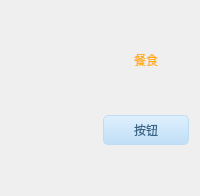
    <widget class="QFrame" name="frame11">
     <property name="styleSheet">
      <string notr="true">QFrame #frame11
{
background:transparent;border:1px solid white;
}</string>
     </property>
     <layout class="QGridLayout" name="gridLayout_10">
      <item row="4" column="1">
       <spacer name="verticalSpacer_31">
        <property name="orientation">
         <enum>Qt::Vertical</enum>
        </property>
        <property name="sizeHint" stdset="0">
         <size>
          <width>20</width>
          <height>40</height>
         </size>
        </property>
       </spacer>
      </item>
      <item row="2" column="1">
       <spacer name="verticalSpacer_32">
        <property name="orientation">
         <enum>Qt::Vertical</enum>
        </property>
        <property name="sizeHint" stdset="0">
         <size>
          <width>20</width>
          <height>40</height>
         </size>
        </property>
       </spacer>
      </item>
      <item row="1" column="1" alignment="Qt::AlignHCenter">
       <widget class="QLabel" name="label_22">
        <property name="styleSheet">
         <string notr="true">font: 12pt &quot;迷你简行楷碑&quot;;
color: rgb(255, 170, 0);</string>
        </property>
        <property name="text">
         <string>餐食</string>
        </property>
       </widget>
      </item>
      <item row="3" column="1">
       <widget class="QPushButton" name="CanteenSwitch">
        <property name="sizePolicy">
         <sizepolicy hsizetype="Preferred" vsizetype="Preferred">
          <horstretch>0</horstretch>
          <verstretch>0</verstretch>
         </sizepolicy>
        </property>
        <property name="minimumSize">
         <size>
          <width>50</width>
          <height>27</height>
         </size>
        </property>
        <property name="maximumSize">
         <size>
          <width>150</width>
          <height>90</height>
         </size>
        </property>
        <property name="styleSheet">
         <string notr="true">QPushButton,.QToolButton{
border-style:none;
border:1px solid #C0DCF2;
color:#386487;
padding:5px;
min-height:15px;
border-radius:5px;
background:qlineargradient(spread:pad,x1:0,y1:0,x2:0,y2:1,stop:0 #DEF0FE,stop:1 #C0DEF6);
font: 10pt &quot;迷你简小标宋&quot;;
}

QPushButton:hover,.QToolButton:hover{
background:qlineargradient(spread:pad,x1:0,y1:0,x2:0,y2:1,stop:0 #F2F9FF,stop:1 #DAEFFF);
}

QPushButton:pressed,.QToolButton:pressed{
background:qlineargradient(spread:pad,x1:0,y1:0,x2:0,y2:1,stop:0 #DEF0FE,stop:1 #C0DEF6);
}</string>
        </property>
        <property name="text">
         <string>按钮</string>
        </property>
       </widget>
      </item>
      <item row="1" column="0" rowspan="3">
       <widget class="QLabel" name="canteen">
        <property name="minimumSize">
         <size>
          <width>80</width>
          <height>80</height>
         </size>
        </property>
        <property name="maximumSize">
         <size>
          <width>180</width>
          <height>200</height>
         </size>
        </property>
        <property name="text">
         <string/>
        </property>
        <property name="pixmap">
         <pixmap resource="../../../map.qrc">:/res/Baidu_JS/LOGO_BLACK/食堂-01.png</pixmap>
        </property>
        <property name="scaledContents">
         <bool>true</bool>
        </property>
       </widget>
      </item>
      <item row="0" column="1">
       <spacer name="verticalSpacer_33">
        <property name="orientation">
         <enum>Qt::Vertical</enum>
        </property>
        <property name="sizeHint" stdset="0">
         <size>
          <width>20</width>
          <height>40</height>
         </size>
        </property>
       </spacer>
      </item>
     </layout>
    </widget>
